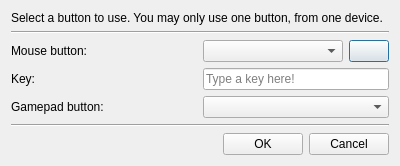
<?xml version="1.0" encoding="UTF-8"?>
<ui version="4.0">
 <class>DKWorldinputButtonPickDialog</class>
 <widget class="QDialog" name="DKWorldinputButtonPickDialog">
  <property name="geometry">
   <rect>
    <x>0</x>
    <y>0</y>
    <width>400</width>
    <height>164</height>
   </rect>
  </property>
  <property name="sizePolicy">
   <sizepolicy hsizetype="Preferred" vsizetype="Maximum">
    <horstretch>0</horstretch>
    <verstretch>0</verstretch>
   </sizepolicy>
  </property>
  <property name="windowTitle">
   <string>Select button</string>
  </property>
  <layout class="QVBoxLayout" name="verticalLayout">
   <item>
    <widget class="QLabel" name="label">
     <property name="text">
      <string>Select a button to use. You may only use one button, from one device.</string>
     </property>
    </widget>
   </item>
   <item>
    <widget class="Line" name="line">
     <property name="orientation">
      <enum>Qt::Horizontal</enum>
     </property>
    </widget>
   </item>
   <item>
    <widget class="QWidget" name="layoutMouse" native="true">
     <layout class="QHBoxLayout" name="_2" stretch="1,1">
      <property name="leftMargin">
       <number>0</number>
      </property>
      <property name="topMargin">
       <number>0</number>
      </property>
      <property name="rightMargin">
       <number>0</number>
      </property>
      <property name="bottomMargin">
       <number>0</number>
      </property>
      <item>
       <widget class="QLabel" name="mouseLabel">
        <property name="text">
         <string>Mouse button:</string>
        </property>
       </widget>
      </item>
      <item>
       <layout class="QHBoxLayout" name="horizontalLayout_5" stretch="1,0">
        <item>
         <widget class="QComboBox" name="mousePicker"/>
        </item>
        <item>
         <widget class="QPushButton" name="mouseEdit">
          <property name="cursor">
           <cursorShape>CrossCursor</cursorShape>
          </property>
          <property name="contextMenuPolicy">
           <enum>Qt::NoContextMenu</enum>
          </property>
          <property name="whatsThis">
           <string>If you click on this on-screen button, the physical mouse button you used will be selected as your choice here.</string>
          </property>
          <property name="accessibleName">
           <string>Set mouse button by clicking</string>
          </property>
          <property name="accessibleDescription">
           <string>If you click this button with the mouse, the physical mouse button you used will be mapped.</string>
          </property>
          <property name="text">
           <string/>
          </property>
          <property name="icon">
           <iconset resource="../../ui/resources/resources.qrc">
            <normaloff>:/icons/mouse-64.png</normaloff>:/icons/mouse-64.png</iconset>
          </property>
         </widget>
        </item>
       </layout>
      </item>
     </layout>
    </widget>
   </item>
   <item>
    <widget class="QWidget" name="layoutKey" native="true">
     <layout class="QHBoxLayout" name="_3" stretch="1,1">
      <property name="leftMargin">
       <number>0</number>
      </property>
      <property name="topMargin">
       <number>0</number>
      </property>
      <property name="rightMargin">
       <number>0</number>
      </property>
      <property name="bottomMargin">
       <number>0</number>
      </property>
      <item>
       <widget class="QLabel" name="keyLabel">
        <property name="text">
         <string>Key:</string>
        </property>
       </widget>
      </item>
      <item>
       <widget class="QLineEdit" name="keyEdit">
        <property name="contextMenuPolicy">
         <enum>Qt::NoContextMenu</enum>
        </property>
        <property name="maxLength">
         <number>4</number>
        </property>
        <property name="placeholderText">
         <string>Type a key here!</string>
        </property>
       </widget>
      </item>
     </layout>
    </widget>
   </item>
   <item>
    <widget class="QWidget" name="layoutGamepad" native="true">
     <layout class="QHBoxLayout" name="_4" stretch="1,1">
      <property name="leftMargin">
       <number>0</number>
      </property>
      <property name="topMargin">
       <number>0</number>
      </property>
      <property name="rightMargin">
       <number>0</number>
      </property>
      <property name="bottomMargin">
       <number>0</number>
      </property>
      <item>
       <widget class="QLabel" name="gamepadLabel">
        <property name="text">
         <string>Gamepad button:</string>
        </property>
       </widget>
      </item>
      <item>
       <widget class="QComboBox" name="gamepadPicker"/>
      </item>
     </layout>
    </widget>
   </item>
   <item>
    <widget class="Line" name="line_2">
     <property name="orientation">
      <enum>Qt::Horizontal</enum>
     </property>
    </widget>
   </item>
   <item>
    <layout class="QHBoxLayout" name="layoutButtons">
     <item>
      <spacer name="spacerButtons">
       <property name="orientation">
        <enum>Qt::Horizontal</enum>
       </property>
       <property name="sizeHint" stdset="0">
        <size>
         <width>40</width>
         <height>20</height>
        </size>
       </property>
      </spacer>
     </item>
     <item>
      <widget class="QPushButton" name="buttonOK">
       <property name="text">
        <string>OK</string>
       </property>
      </widget>
     </item>
     <item>
      <widget class="QPushButton" name="buttonCancel">
       <property name="text">
        <string>Cancel</string>
       </property>
      </widget>
     </item>
    </layout>
   </item>
  </layout>
 </widget>
 <resources>
  <include location="../../ui/resources/resources.qrc"/>
 </resources>
 <connections/>
</ui>
